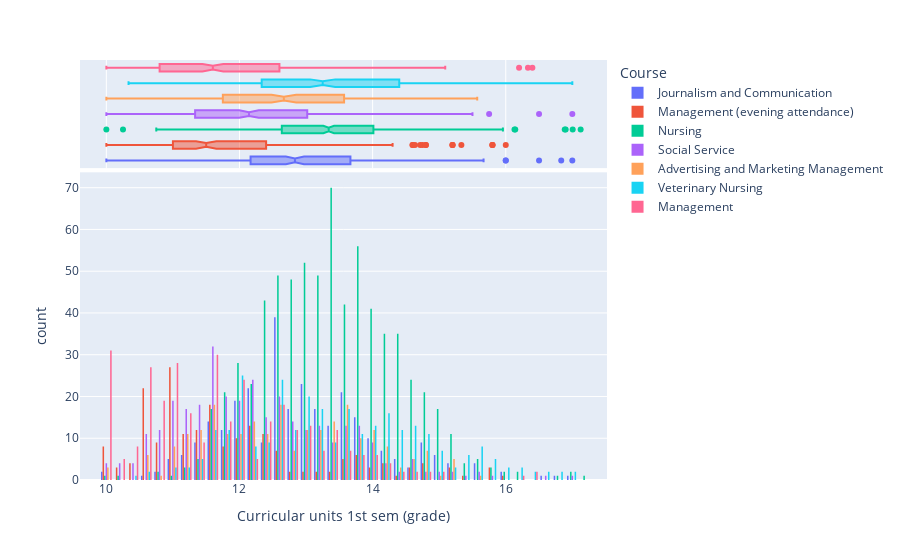

The cell this chart's notebook holds for it:
### Code cell
px.histogram(data[data['Course'].isin(top_courses['Course'].head(7)) & (data["Curricular units 1st sem (grade)"]>0)], x="Curricular units 1st sem (grade)", color = "Course", barmode='group', marginal="box")

### Figure 1 — Plotly figure (JSON) as saved in the notebook; plotly's stock layout.template omitted (floating-point values rounded to 4 significant figures; data arrays with more than 128 entries replaced by an {"elided": "..."} marker saying what was removed)
{"data": [{"alignmentgroup": "True", "bingroup": "x", "hovertemplate": "Course=Journalism and Communication<br>Curricular units 1st sem (grade)=%{x}<br>count=%{y}<extra></extra>", "legendgroup": "Journalism and Communication", "marker": {"color": "#636efa", "pattern": {"shape": ""}}, "name": "Journalism and Communication", "offsetgroup": "Journalism and Communication", "orientation": "v", "showlegend": true, "x": {"elided": "299 float values"}, "xaxis": "x", "yaxis": "y", "type": "histogram"}, {"alignmentgroup": "True", "hovertemplate": "Course=Journalism and Communication<br>Curricular units 1st sem (grade)=%{x}<extra></extra>", "legendgroup": "Journalism and Communication", "marker": {"color": "#636efa"}, "name": "Journalism and Communication", "notched": true, "offsetgroup": "Journalism and Communication", "showlegend": false, "x": {"elided": "299 float values"}, "xaxis": "x2", "yaxis": "y2", "type": "box"}, {"alignmentgroup": "True", "bingroup": "x", "hovertemplate": "Course=Management (evening attendance)<br>Curricular units 1st sem (grade)=%{x}<br>count=%{y}<extra></extra>", "legendgroup": "Management (evening attendance)", "marker": {"color": "#EF553B", "pattern": {"shape": ""}}, "name": "Management (evening attendance)", "offsetgroup": "Management (evening attendance)", "orientation": "v", "showlegend": true, "x": {"elided": "205 float values"}, "xaxis": "x", "yaxis": "y", "type": "histogram"}, {"alignmentgroup": "True", "hovertemplate": "Course=Management (evening attendance)<br>Curricular units 1st sem (grade)=%{x}<extra></extra>", "legendgroup": "Management (evening attendance)", "marker": {"color": "#EF553B"}, "name": "Management (evening attendance)", "notched": true, "offsetgroup": "Management (evening attendance)", "showlegend": false, "x": {"elided": "205 float values"}, "xaxis": "x2", "yaxis": "y2", "type": "box"}, {"alignmentgroup": "True", "bingroup": "x", "hovertemplate": "Course=Nursing<br>Curricular units 1st sem (grade)=%{x}<br>count=%{y}<extra></extra>", "legendgroup": "Nursing", "marker": {"color": "#00cc96", "pattern": {"shape": ""}}, "name": "Nursing", "offsetgroup": "Nursing", "orientation": "v", "showlegend": true, "x": {"elided": "715 float values"}, "xaxis": "x", "yaxis": "y", "type": "histogram"}, {"alignmentgroup": "True", "hovertemplate": "Course=Nursing<br>Curricular units 1st sem (grade)=%{x}<extra></extra>", "legendgroup": "Nursing", "marker": {"color": "#00cc96"}, "name": "Nursing", "notched": true, "offsetgroup": "Nursing", "showlegend": false, "x": {"elided": "715 float values"}, "xaxis": "x2", "yaxis": "y2", "type": "box"}, {"alignmentgroup": "True", "bingroup": "x", "hovertemplate": "Course=Social Service<br>Curricular units 1st sem (grade)=%{x}<br>count=%{y}<extra></extra>", "legendgroup": "Social Service", "marker": {"color": "#ab63fa", "pattern": {"shape": ""}}, "name": "Social Service", "offsetgroup": "Social Service", "orientation": "v", "showlegend": true, "x": {"elided": "325 float values"}, "xaxis": "x", "yaxis": "y", "type": "histogram"}, {"alignmentgroup": "True", "hovertemplate": "Course=Social Service<br>Curricular units 1st sem (grade)=%{x}<extra></extra>", "legendgroup": "Social Service", "marker": {"color": "#ab63fa"}, "name": "Social Service", "notched": true, "offsetgroup": "Social Service", "showlegend": false, "x": {"elided": "325 float values"}, "xaxis": "x2", "yaxis": "y2", "type": "box"}, {"alignmentgroup": "True", "bingroup": "x", "hovertemplate": "Course=Advertising and Marketing Management<br>Curricular units 1st sem (grade)=%{x}<br>count=%{y}<extra></extra>", "legendgroup": "Advertising and Marketing Management", "marker": {"color": "#FFA15A", "pattern": {"shape": ""}}, "name": "Advertising and Marketing Management", "offsetgroup": "Advertising and Marketing Management", "orientation": "v", "showlegend": true, "x": {"elided": "239 float values"}, "xaxis": "x", "yaxis": "y", "type": "histogram"}, {"alignmentgroup": "True", "hovertemplate": "Course=Advertising and Marketing Management<br>Curricular units 1st sem (grade)=%{x}<extra></extra>", "legendgroup": "Advertising and Marketing Management", "marker": {"color": "#FFA15A"}, "name": "Advertising and Marketing Management", "notched": true, "offsetgroup": "Advertising and Marketing Management", "showlegend": false, "x": {"elided": "239 float values"}, "xaxis": "x2", "yaxis": "y2", "type": "box"}, {"alignmentgroup": "True", "bingroup": "x", "hovertemplate": "Course=Veterinary Nursing<br>Curricular units 1st sem (grade)=%{x}<br>count=%{y}<extra></extra>", "legendgroup": "Veterinary Nursing", "marker": {"color": "#19d3f3", "pattern": {"shape": ""}}, "name": "Veterinary Nursing", "offsetgroup": "Veterinary Nursing", "orientation": "v", "showlegend": true, "x": {"elided": "298 float values"}, "xaxis": "x", "yaxis": "y", "type": "histogram"}, {"alignmentgroup": "True", "hovertemplate": "Course=Veterinary Nursing<br>Curricular units 1st sem (grade)=%{x}<extra></extra>", "legendgroup": "Veterinary Nursing", "marker": {"color": "#19d3f3"}, "name": "Veterinary Nursing", "notched": true, "offsetgroup": "Veterinary Nursing", "showlegend": false, "x": {"elided": "298 float values"}, "xaxis": "x2", "yaxis": "y2", "type": "box"}, {"alignmentgroup": "True", "bingroup": "x", "hovertemplate": "Course=Management<br>Curricular units 1st sem (grade)=%{x}<br>count=%{y}<extra></extra>", "legendgroup": "Management", "marker": {"color": "#FF6692", "pattern": {"shape": ""}}, "name": "Management", "offsetgroup": "Management", "orientation": "v", "showlegend": true, "x": {"elided": "326 float values"}, "xaxis": "x", "yaxis": "y", "type": "histogram"}, {"alignmentgroup": "True", "hovertemplate": "Course=Management<br>Curricular units 1st sem (grade)=%{x}<extra></extra>", "legendgroup": "Management", "marker": {"color": "#FF6692"}, "name": "Management", "notched": true, "offsetgroup": "Management", "showlegend": false, "x": {"elided": "326 float values"}, "xaxis": "x2", "yaxis": "y2", "type": "box"}], "layout": {"xaxis": {"anchor": "y", "domain": [0.0, 1.0], "title": {"text": "Curricular units 1st sem (grade)"}}, "yaxis": {"anchor": "x", "domain": [0.0, 0.7326], "title": {"text": "count"}}, "xaxis2": {"anchor": "y2", "domain": [0.0, 1.0], "matches": "x", "showticklabels": false, "showgrid": true}, "yaxis2": {"anchor": "x2", "domain": [0.7426, 1.0], "matches": "y2", "showticklabels": false, "showline": false, "ticks": "", "showgrid": false}, "legend": {"title": {"text": "Course"}, "tracegroupgap": 0}, "margin": {"t": 60}, "barmode": "group"}}
